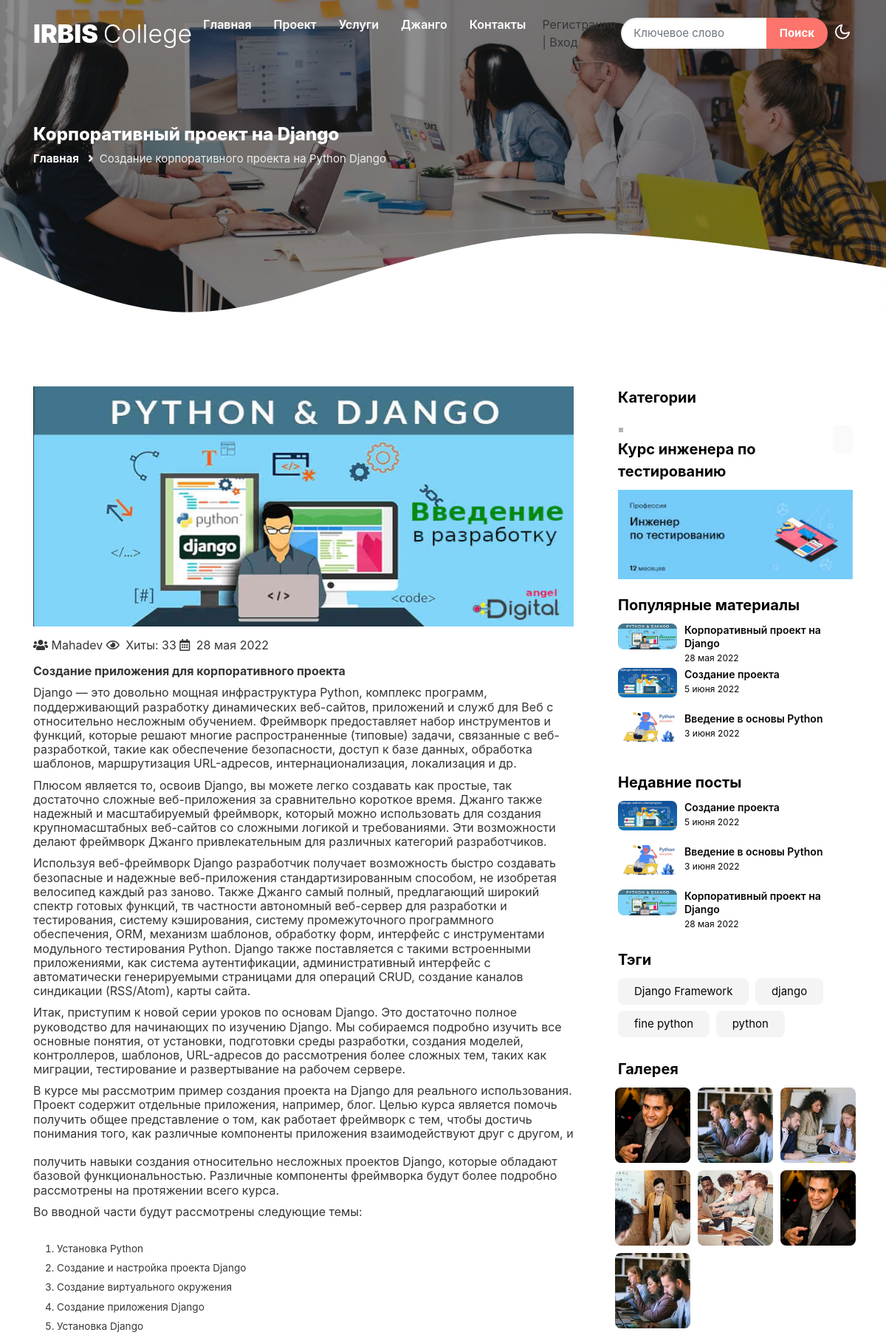
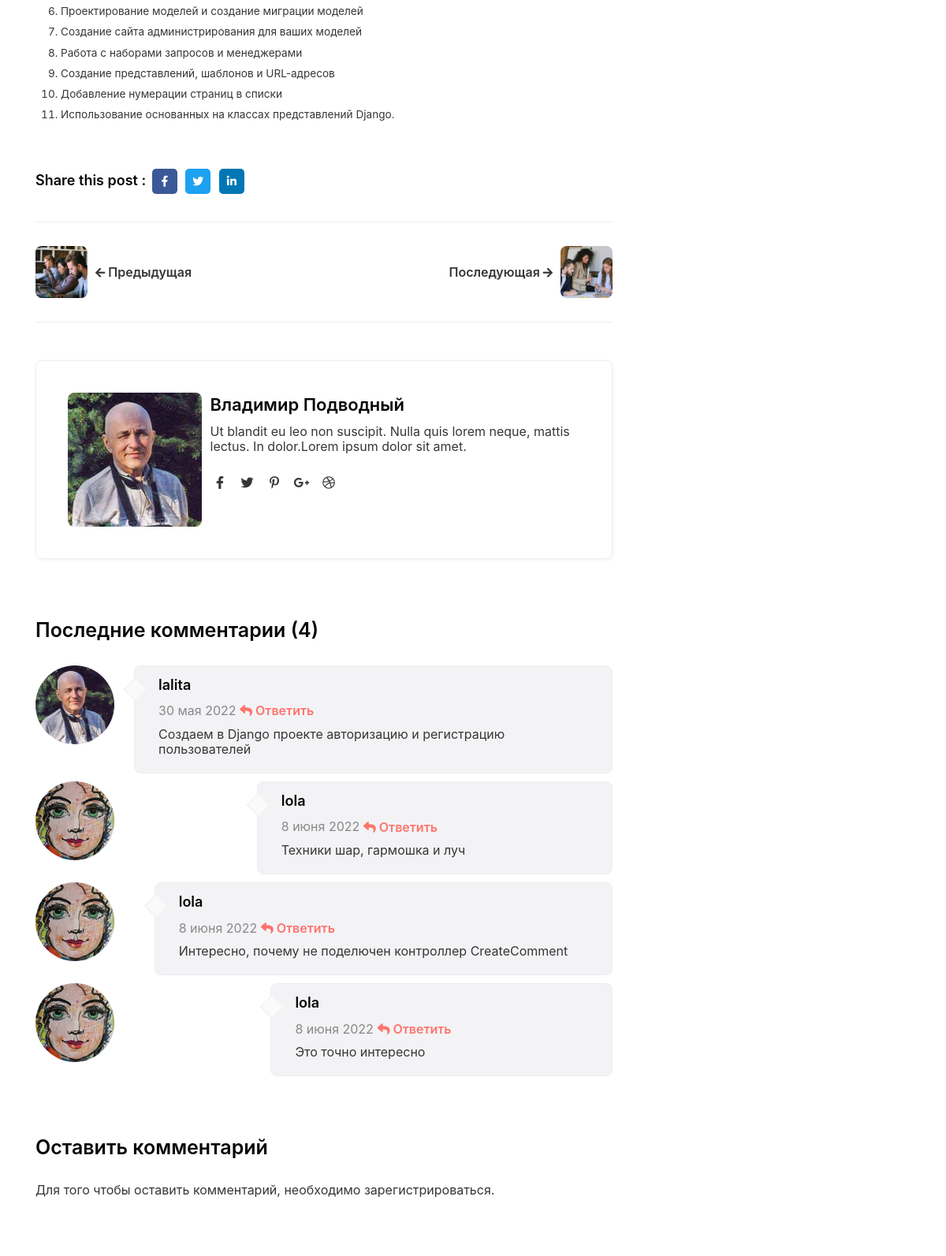
Page /blog/post/sozdanie-korporativnogo-proekta-na-django/ (upper part) on the committed database (2 pictures, top to bottom).
### blog/models.py (models this page shows, shortened)
class Post(models.Model):
    title = models.CharField(max_length=255, verbose_name='Заголовок')
    title_seo = models.CharField(blank=True, max_length=255, verbose_name='Заголовок для меню')
    slug = models.SlugField(max_length=255, verbose_name='Псевдоним', unique=True)
    author = models.ForeignKey(Author, on_delete=models.CASCADE, related_name='posts_user', blank=True, verbose_name='Автор статьи')
    category = models.ForeignKey(Category, related_name="posts_category", on_delete=models.SET_NULL, null=True, verbose_name='Категория')
    description = models.CharField(max_length=255, blank=True, verbose_name='Описание')
    intro_text = models.TextField(blank=True, verbose_name='Аннотация')
    full_text = models.TextField(blank=True, verbose_name='Контент')
    photo = models.ImageField(upload_to='photos/%Y/%m/%d/', blank=True, verbose_name='Изображение')
    tags = models.ManyToManyField(Tag, blank=True, related_name='posts')
    likes = models.IntegerField(default=0, verbose_name='Лайки')
    created_at = models.DateTimeField(auto_now_add=True, verbose_name='Дата публикации')
    updated_at = models.DateTimeField(auto_now=True, verbose_name='Обновлено')
    views = models.IntegerField(default=0, verbose_name='Хиты')
    visible = models.BooleanField(default=True, verbose_name='Видимость')
    feature = models.BooleanField(default=False, verbose_name='Слайдер')
    def get_absolute_url(self):
        return reverse('post_single', kwargs={"slug": self.category.slug, "slug": self.slug})  # маршрут в urls.py/словарь
    class Meta:
        verbose_name = 'Статья(ю)'
        verbose_name_plural = 'Статьи'
        ordering = ['-created_at']

class Author(models.Model):
    name = models.CharField(max_length=150, verbose_name='Имя')
    surname = models.CharField(max_length=150, verbose_name='Фамилия')
    username = models.SlugField(max_length=255, verbose_name='Псевдоним', unique=True)
    avatara = models.ImageField(upload_to='avataras/%Y/%m/%d/', blank=True, verbose_name='Аватара')
    email_address = models.EmailField(max_length=100)
    class Meta:
        verbose_name = 'Автор'
        verbose_name_plural = 'Авторы'
        ordering = ['username']

class Comment(models.Model):
    name = models.ForeignKey(User, on_delete=models.CASCADE, related_name='comments_user', blank=True, null = True, verbose_name='Автор комментария')
    email = models.EmailField(max_length=100, verbose_name='Адрес')
    website = models.CharField(max_length=150, verbose_name='Web-сайт')
    message = models.TextField(max_length=500, verbose_name='Текст комментария')
    created_at = models.DateTimeField(auto_now_add=True, verbose_name='Создан')
    updated = models.DateTimeField(auto_now=True)
    post = models.ForeignKey(Post, on_delete=models.CASCADE, null=True, blank=True, related_name='comment_post', verbose_name='Статья')
    active = models.BooleanField(default=False, verbose_name='Опубликовано?')
    class Meta:
        verbose_name = 'Комментарий'
        verbose_name_plural = 'Комментарии'
        ordering = ['created_at',]

class Tag(models.Model):
    title = models.CharField(max_length=100)
    slug = models.SlugField(max_length=100, verbose_name='Псевдоним', unique=True)
    def get_absolute_url(self):
        return reverse('tag', kwargs={"slug": self.slug})  # маршрут/словарь
    class Meta:
        verbose_name = 'Тэг'
        verbose_name_plural = 'Тэги'
        ordering = ['title']

### users/models.py (models this page shows)
class User(AbstractUser):
    image = models.ImageField(upload_to='users_images', blank=True, verbose_name='Фотография')

### blog/views.py (the view, shortened to what this page needs)
# urls.py: path('post/<str:slug>/', GetPost.as_view(), name='post_single'), # выводит полную статью
class GetPost(CustomSuccessMessageMixin, FormMixin, DetailView):  # выводит полную статью CustomSuccessMessageMixin,
    model = Post
    template_name = 'blog/single-post.html'
    context_object_name = 'get_post'
    form_class = CommentForm
    success_msg = 'Комментарий успешно создан, ожидайте модерации!'
    def post(self, request, *args, **kwargs):
        form = self.get_form()
        if form.is_valid():
            return self.form_valid(form)
        else:
            return self.form_invalid(form)
    def get_context_data(self, *, object_list=None,
                         **kwargs):  # в контексте мы не только задавать title, но и выполнять некоторые действия с данными
        context = super().get_context_data(**kwargs)
        context['form'] = CommentForm()
        self.object.views = F('views') + 1  # извлекает значение из поля таблицы views, увеличивет на едеицу
        self.object.save()  # и снова сохраняем в таблицу
        self.object.refresh_from_db()  # поскольку теперь в object содержится выражение F(views) + Value(1), то мы перезапрашиваем данные непосредственно из БД
        return context

### blog/templates/blog/single-post.html (shortened to what this page needs)
 {% extends 'base.html' %}
{% load static %}
{% block css %}<link rel="stylesheet" href="{% static 'css/style-liberty.css' %}">{% endblock %}
{% block content %}
        <section class="inner-banner py-5">
            <div class="w3l-breadcrumb py-lg-5">
                <div class="container pt-4 pb-sm-4">
                    <h4 class="inner-text-title font-weight-bold pt-sm-5 pt-4">{{ get_post.title_seo }}</h4>
                    <ul class="breadcrumbs-custom-path">
                        <li><a href="{% url 'home' %}">Главная</a></li>
                        <li class="active"><i class="fas fa-angle-right mx-2"></i>{{ get_post.title }}</li>
                    </ul>
                </div>
            </div>
            <div class="shape">
            </div>
        </section>
<section class="w3l-blogpost-content pt-5">
    <div class="container py-md-5 py-4">
        <div class="row">
            <div class="text-11 col-lg-8">
                <div class="text11-content">
                    {% if get_post.photo %}
                        <img src="{{ get_post.photo.url }}" alt="{{ get_post.title }}" class="img-fluid mr-3" style="width: 100%;">
                    {% else %}
                        <img src="{% static 'images/blog4.jpg' %}" alt="{{ get_post.title }}" class="img-fuild mr-3" style="width: 100%;">
                    {% endif %}
                        <p class="date-text mt-3"><i class="fa fa-users" aria-hidden="true"></i> {{ get_post.author.name }}
                        <i class="far fa-eye me-1"></i> Хиты: {{ get_post.views }}
                        <i class="far fa-calendar-alt me-1"></i> {{ get_post.created_at|date:"j E Y" }}</p>
                        <p class="mb-3">{{ get_post.full_text|safe|linebreaks }}</p>
                    <div class="social-share-blog mt-5">
                        <ul class="social m-0 p-0">
                            <li>
                                <p class="m-0 mr-4">Share this post :</p>
                            </li>
                            <li><a href="#" class="facebook"><span class="fab fa-facebook-f"></span></a>
                            </li>
                            <li><a href="#" class="twitter"><span class="fab fa-twitter"></span></a></li>
                            <li><a href="#" class="linkedin"><span class="fab fa-linkedin-in"></span></a>
                            </li>
                        </ul>
                    </div>
                    <div class="nav-links">
                        <div class="nav-previous">
                            <a href="web/blog-single.html#url" rel="prev">
                               <img src="{% static 'images/m2.jpg' %}" alt="" class="img-fluid radius-image">
                                    <div class="post-data align-self">
                                        <span class="nav-arrow-label"><i class="fas fa-arrow-left me-1"></i>Предыдущая</span>
                                    </div>
                            </a>
                        </div>
                        <div class="nav-next text-end">
                            <a href="blog-single.html#url" rel="next">
                                <div class="post-data align-self">
                                    <span class="nav-arrow-label">Последующая<i class="fas fa-arrow-right ms-1"></i></span>
                                </div>
                                    <img src="{% static 'images/m3.jpg' %}" alt="" class="img-fluid radius-image">
                            </a>
                        </div>
                    </div>
                    <div class="author-card author-listhny my-lg-5 my-sm-4">
                        <div class="row">
                            <div class="author-left col-lg-3 col-md-4 mb-md-0 mb-4">
                                <a href="#"><img src="{{ get_post.author.avatara.url }}" alt="" class="img-fluid radius-image"></a>
                            </div>
                            <div class="author-right col-lg-9 col-md-8 position-relative align-self ps-xl-4 ps-lg-5">
                                        <h4><a href="#" class="title-team-28">Владимир Подводный</a></h4>
                                        <p class="para-team mb-0 mt-0">Ut blandit eu leo non
                                            suscipit. Nulla quis lorem neque, mattis lectus. In
                                            dolor.Lorem ipsum dolor sit amet.</p>
                                        <div class="share-icons mt-4">
                                            <a href="#facebook"><span class="fab fa-facebook-f"></span></a>
                                            <a href="#twitter"><span class="fab fa-twitter"></span></a>
                                            <a href="#pinterest"><span class="fab fa-pinterest-p"></span></a>
                                            <a href="#google"><span class="fab fa-google-plus-g"></span></a>
                                            <a href="#dribble" class="vk"><span class="fab fa-dribbble"></span></a>
                                        </div>
                            </div>
                        </div>
                    </div>
                    <div class="comments">
                         <div class="comments-grids">
                            <div class="leave-comment-form" id="comment">
                                {% if get_post.comment_post.all.exists %}
                                    <div class="comments">
                                        <h3 class="aside-title ">Последние комментарии ({{ get_post.comment_post.all.count }})</h3>
                                       <div class="comments-grids">
                                           {% for comment in get_post.comment_post.all %}
                                           {% if comment.active %}
                                               <div class="media-grid">
                                                   <div class="media">
                    {% if comment.name.image %}
                        <a class="com" href="#"><img src="{{ comment.name.image.url }}" class="img-fluid radius-image" width="100px" alt="автор комментария"></a>
                    {% else %}
                        <a class="com" href="#"><img src="{% static 'images/avatar.jpg' %}" alt="{{ get_post.title }}" class="img-fluid radius-image" width="100px" alt="автор комментария"></a>
                    {% endif %}
                                                        <div class="media-body comments-grid-right">
                                                            <h5>{{ comment.name }}</h5>
                                                            <ul class="p-0 comment">
                                                                <li class="">{{ comment.created_at|date:"j E Y" }}</li>
                                                                <li><a href="#comment" class="replay"><i class="fas fa-reply"></i>
                                                                Ответить</a></li>
                                                            </ul>
                                                            <p>{{ comment.message | linebreaks }}</p>
                                                        </div>
                                                   </div>
                                               </div>
                                           {% endif %}
                                           {% endfor %}
                                       </div>
                                    </div>
                                {% else %}
                                     <h4>Пока нет комментариев</h4>
                                {% endif %}
                            </div>
   				         </div>
                        <div class="leave-comment-form" id="comment">
                             {% if new_comment %}
                                 <div class="alert alert-success" role="alert">Ваш комментарий ожидает модерации</div>
                             {% else %}
                             <h3 class="aside-title">Оставить комментарий</h3>
                             {% if request.user.is_authenticated %}
                             <form action="" id="add_form" method="post">
                                {% csrf_token %}
                                {{ form.as_p }}
                                <div class="submit text-right">
                                    <button form="add_form" class="btn btn-style btn-secondary mt-3" type="submit">Добавить комментарий </button>
                                </div>
                            </form>
                            {% else %}
                            <p>Для того чтобы оставить комментарий, необходимо зарегистрироваться.</p>
                            {% endif %}
                          {% endif %}
                        </div>
                    </div>
                </div>
            </div>
   {% include 'inc/sidebar.html' %}
        </div>
    </div>
</section>
{% endblock %}

### blog/templates/blog/popular_posts_tpl.html
{% load static %}
    {% for post in popular_posts %}
        <article class="post">
             <figure class="post-thumb">
                 <a href="{{ post.get_absolute_url }}" class="d-block zoom">
                     <img src="{{ post.photo.url }}" alt="{{ post.title_seo }}" class="img-fluid radius-image news-image">
                 </a>
             </figure>
             <div class="text"><a href="{{ post.get_absolute_url }}" class="blog-desc1">{{ post.title_seo }}</a></div>
              <div class="post-info">{{ post.created_at|date:"j E Y" }}</div>
        </article>
       {% endfor %}

### blog/templates/blog/last_posts_tpl.html
{% load static %}
    {% for post in last_posts %}
        <article class="post">
             <figure class="post-thumb">
                 <a href="{{ post.get_absolute_url }}" class="d-block zoom">
                     <img src="{{ post.photo.url }}" alt="{{ post.title_seo }}" class="img-fluid radius-image news-image">
                 </a>
             </figure>
             <div class="text"><a href="{{ post.get_absolute_url }}" class="blog-desc1">{{ post.title_seo }}</a></div>
              <div class="post-info">{{ post.created_at|date:"j E Y" }}</div>
        </article>
       {% endfor %}

### blog/templates/blog/tags_tpl.html
{% load static %}
    {% for tag in tags %}
        <a href="{{ tag.get_absolute_url }}">{{ tag.title }}</a>
    {% endfor %}

### rows in the picture
Post: title_seo "Корпоративный проект на Django", title "Создание корпоративного проекта на Python Django", photo (picture), author.name "Mahadev", views "33", created_at "28 мая 2022", full_text "Создание приложения для корпоративного проекта Django — это довольно мощная инфраструктура Python, комплекс программ, поддерживающий разработку динамических веб-сайтов, приложений и служб для Веб с относительно несложным обучением. Фреймворк предоставляет набор инструментов и функций, которые решают многие распространенные (типовые) задачи, связанные с веб-разработкой, такие как обеспечение безопасности, доступ к базе данных, обработка шаблонов, маршрутизация URL-адресов, интернационализация, локализация и др. Плюсом является то, освоив Django, вы можете легко создавать как простые, так достаточно сложные веб-приложения за сравнительно короткое время. Джанго также надежный и масштабируемый…", author.avatara (picture), comment_post.all.count "4"
Comment: name.image (picture), name "lalita", created_at "30 мая 2022", message "Создаем в Django проекте авторизацию и регистрацию пользователей"
Comment: name.image (picture), name "lola", created_at "8 июня 2022", message "Техники шар, гармошка и луч"
Comment: name.image (picture), name "lola", created_at "8 июня 2022", message "Интересно, почему не поделючен контроллер CreateComment"
Comment: name.image (picture), name "lola", created_at "8 июня 2022", message "Это точно интересно"
Post: photo (picture), title_seo "Создание проекта", created_at "5 июня 2022"
Post: photo (picture), title_seo "Введение в основы Python", created_at "3 июня 2022"
Tag: title "Django Framework"
Tag: title "django"
Tag: title "fine python"
Tag: title "python"
